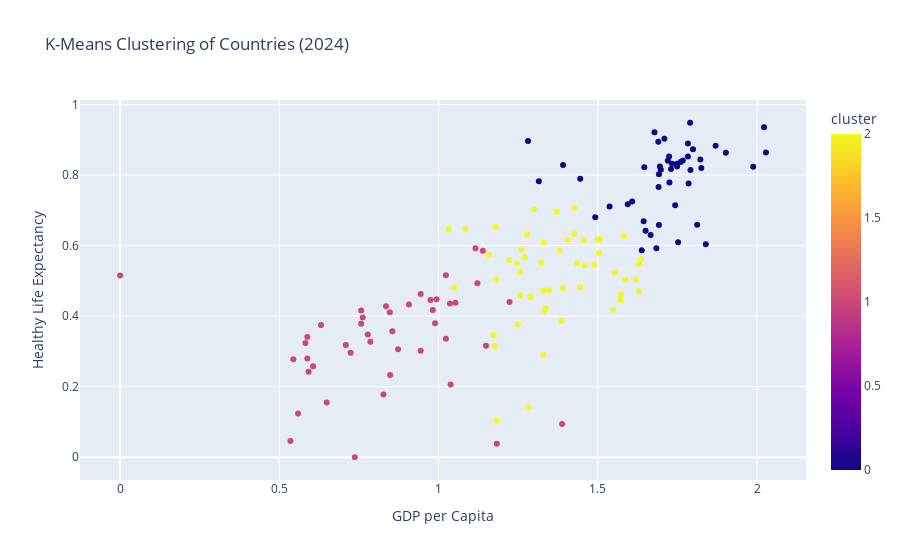

The cell this chart's notebook holds for it:
### Markdown cell above
12- Cluster Countries by Happiness Factors

### Code cell
from sklearn.preprocessing import StandardScaler
from sklearn.cluster import KMeans
import plotly.express as px

# 1. Select features for clustering
features = ["gdp", "social_support", "health"]

# 2. Fill missing values (if any) with the column mean
df_kmeans = df2024[features].fillna(df2024[features].mean())

# 3. Standardize features (important for K-Means!)
scaler = StandardScaler()
X_scaled = scaler.fit_transform(df_kmeans)

# 4. Fit K-Means algorithm (choose number of clusters, e.g., k=3)
k = 3
kmeans = KMeans(n_clusters=k, random_state=42, n_init=10)
clusters = kmeans.fit_predict(X_scaled)

# 5. Add cluster labels to your DataFrame
df2024["cluster"] = clusters

# 6. 2D Scatter plot (e.g., GDP vs Health, colored by cluster)
fig = px.scatter(
    df2024,
    x="gdp",
    y="health",
    color="cluster",
    hover_name="country",
    title="K-Means Clustering of Countries (2024)",
    labels={"gdp": "GDP per Capita", "health": "Healthy Life Expectancy"},
    color_discrete_sequence=px.colors.qualitative.Set1
)
fig.show()

### Figure 1 — Plotly figure (JSON) as saved in the notebook; plotly's stock layout.template omitted (floating-point values rounded to 4 significant figures; data arrays with more than 128 entries replaced by an {"elided": "..."} marker saying what was removed)
{"data": [{"hovertemplate": "<b>%{hovertext}</b><br><br>GDP per Capita=%{x}<br>Healthy Life Expectancy=%{y}<br>cluster=%{marker.color}<extra></extra>", "hovertext": {"elided": "144 str values"}, "legendgroup": "", "marker": {"color": {"elided": "144 int values"}, "coloraxis": "coloraxis", "symbol": "circle"}, "mode": "markers", "name": "", "orientation": "v", "showlegend": false, "type": "scatter", "x": {"elided": "144 float values"}, "xaxis": "x", "y": {"elided": "144 float values"}, "yaxis": "y"}], "layout": {"coloraxis": {"colorbar": {"title": {"text": "cluster"}}, "colorscale": [[0, "#0d0887"], [0.1111, "#46039f"], [0.2222, "#7201a8"], [0.3333, "#9c179e"], [0.4444, "#bd3786"], [0.5556, "#d8576b"], [0.6667, "#ed7953"], [0.7778, "#fb9f3a"], [0.8889, "#fdca26"], [1, "#f0f921"]]}, "legend": {"tracegroupgap": 0}, "title": {"text": "K-Means Clustering of Countries (2024)"}, "xaxis": {"anchor": "y", "domain": [0, 1], "title": {"text": "GDP per Capita"}}, "yaxis": {"anchor": "x", "domain": [0, 1], "title": {"text": "Healthy Life Expectancy"}}}}
